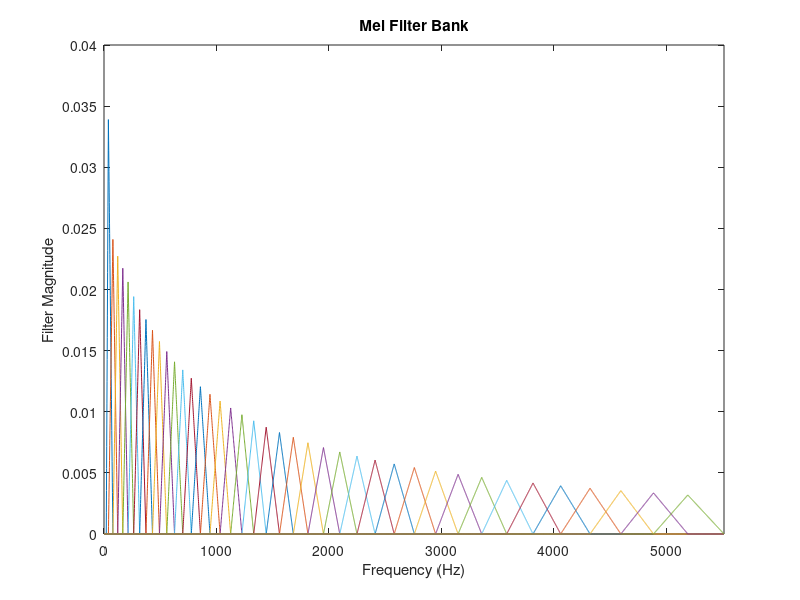

The MATLAB script that drew this image:
function [ fbank ] = melBank(  )
%melBank Creates a set of mel filter banks
%   Implement the computation of the triangular filterbanks
%   Hp, p = 1,...,NB. Your function will return an array fbank of size
%   NB x K such that fbank(p,:) contains the filter bank Hp.
close all;
nbanks = 40; %% Number of Mel frequency bands
% linear frequencies
N=512;
K=N/2+1;
fbank=zeros(nbanks,K);
fs=11025;
linFrq = 20:fs/2;
% mel frequencies
melFrq = log ( 1 + linFrq/700) *1127.01048;
% equispaced mel indices
melIdx = linspace(1,max(melFrq),nbanks+2);
% From mel index to linear frequency
melIdx2Frq = zeros (1,nbanks+2);
% melIdx2Frq (p) = \Omega_p
for i=1:nbanks+2
    [~, indx] = min(abs(melFrq - melIdx(i)));
    melIdx2Frq(i) = linFrq(indx);
end
melTemp=zeros(nbanks,max(melIdx2Frq));
% Implement equation for mel filters
for i = 2:nbanks+1
    currMel = melIdx2Frq(i);
    nextMel = melIdx2Frq(i+1);
    lastMel = melIdx2Frq(i-1);
    A=(2/(nextMel-lastMel));
    melDex=lastMel:currMel;
    melTemp(i-1,melDex)=A.*(melDex-lastMel)./(currMel-lastMel);
    melDex=currMel:nextMel;
    melTemp(i-1,melDex)=A.*(nextMel-melDex)./(nextMel-currMel);
end

W = round(linspace(1,max(melIdx2Frq),K));
for i = 1:nbanks
    fbank(i,:) = melTemp(i,W);
end
figure
plot(melTemp.');
title('Mel Filter Bank');
xlabel('Frequency (Hz)');
ylabel('Filter Magnitude');
xlim([0,length(melTemp)]);
saveas(gca,'melFilterBank.png');
% for i = 1:nbanks
%     disp(['fbank(',num2str(i),') = ',num2str(sum(fbank(i,:)))]);
% end
% 
% for i = 1:nbanks
%     disp(['melTemp(',num2str(i),') = ',num2str(sum(melTemp(i,:)))]);
% end
close all;
end